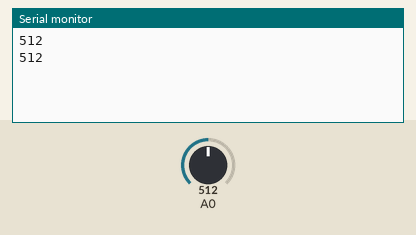
A sketch run on a simulated Arduino Uno, built with avr-gcc and run on an emulated ATmega328P. Shown: the last lines printed to the serial monitor. Inputs (shaded band) come from the test bench; at power-on: A0 = 512.

Above: at 1.8 s.
1.9 s: A0 set to 716
At 3.1 s:
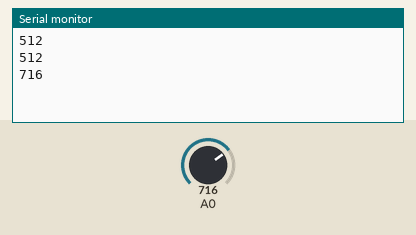
3.4 s: A0 set to 900
At 4.2 s:
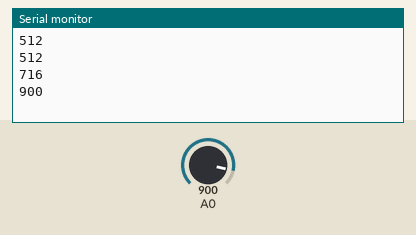
Timing chart, 0 to 6.4 s (numbered marks = the images above; inputs shaded):
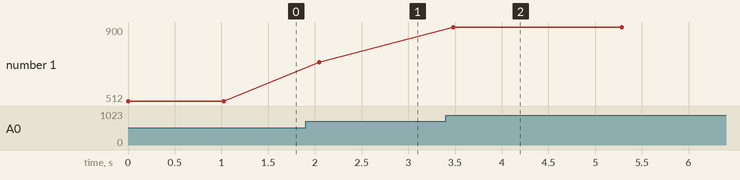

The sketch:

POTENTIOMETER.ino
```cpp
void setup()
{
  Serial.begin(9600);

}
void loop()
{
 int a=analogRead(A0);
 Serial.println(a);
 digitalWrite(13,HIGH);
 delay(a);
 digitalWrite(13,LOW);
 delay(a);
}
```

Measured:
- after the input at 1.9 s, the serial monitor: prints a new line after 0.15 s (image 1)
- after the input at 3.4 s, the serial monitor: prints a new line after 0.08 s (image 2)
- plotted number 1: 512 → 716 after the input at 1.9 s, 716 → 900 after the input at 3.4 s
